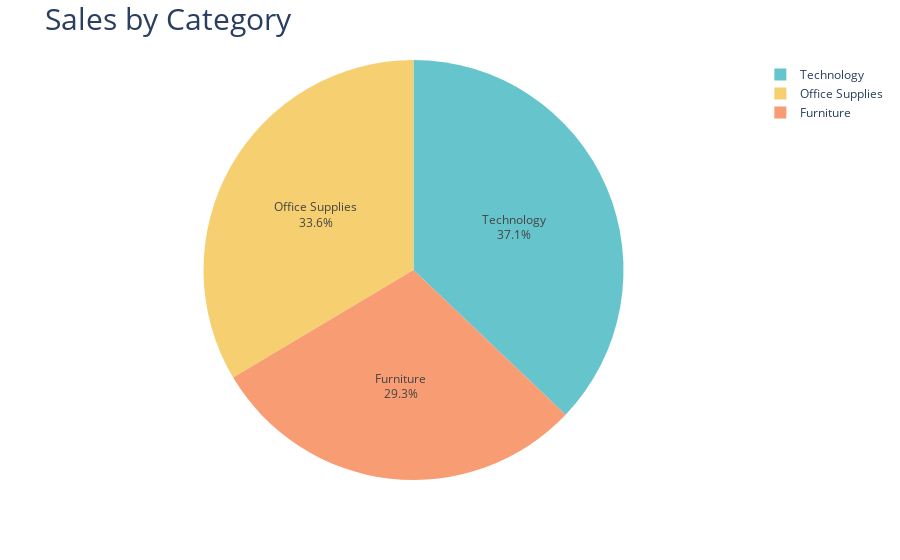

The notebook cell saved with this chart:
### Code cell
#Sales by category
sales_by_category = df.groupby('Category')['Sales'].sum().reset_index()

fig_sales_by_category = px.pie(sales_by_category, 
             values='Sales', 
             names='Category', 
             color_discrete_sequence=px.colors.qualitative.Pastel)

fig_sales_by_category.update_traces(textposition='inside', textinfo='percent+label')
fig_sales_by_category.update_layout(title_text='Sales by Category', title_font=dict(size=30))

fig_sales_by_category.show()

### Figure 1 — Plotly figure (JSON) as saved in the notebook; plotly's stock layout.template omitted (floating-point values rounded to 4 significant figures)
{"data": [{"domain": {"x": [0, 1], "y": [0, 1]}, "hovertemplate": "Category=%{label}<br>Sales=%{value}<extra></extra>", "labels": ["Furniture", "Office Supplies", "Technology"], "legendgroup": "", "name": "", "showlegend": true, "textinfo": "percent+label", "textposition": "inside", "type": "pie", "values": [214800.0, 245800.0, 271700.0]}], "layout": {"legend": {"tracegroupgap": 0}, "margin": {"t": 60}, "piecolorway": ["rgb(102, 197, 204)", "rgb(246, 207, 113)", "rgb(248, 156, 116)", "rgb(220, 176, 242)", "rgb(135, 197, 95)", "rgb(158, 185, 243)", "rgb(254, 136, 177)", "rgb(201, 219, 116)", "rgb(139, 224, 164)", "rgb(180, 151, 231)", "rgb(179, 179, 179)"], "title": {"font": {"size": 30}, "text": "Sales by Category"}}}
